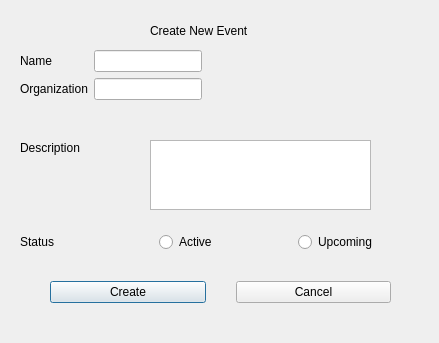
<?xml version="1.0" encoding="UTF-8"?>
<ui version="4.0">
 <class>eventCreateWindow</class>
 <widget class="QDialog" name="eventCreateWindow">
  <property name="geometry">
   <rect>
    <x>0</x>
    <y>0</y>
    <width>439</width>
    <height>343</height>
   </rect>
  </property>
  <property name="windowTitle">
   <string>Dialog</string>
  </property>
  <widget class="QLabel" name="eventCreateLabel">
   <property name="geometry">
    <rect>
     <x>150</x>
     <y>10</y>
     <width>201</width>
     <height>41</height>
    </rect>
   </property>
   <property name="text">
    <string>Create New Event</string>
   </property>
  </widget>
  <widget class="QWidget" name="layoutWidget">
   <property name="geometry">
    <rect>
     <x>20</x>
     <y>50</y>
     <width>401</width>
     <height>61</height>
    </rect>
   </property>
   <layout class="QFormLayout" name="formLayout">
    <property name="sizeConstraint">
     <enum>QLayout::SetFixedSize</enum>
    </property>
    <property name="topMargin">
     <number>0</number>
    </property>
    <item row="0" column="0">
     <widget class="QLabel" name="nameLabel">
      <property name="text">
       <string>Name</string>
      </property>
     </widget>
    </item>
    <item row="0" column="1">
     <widget class="QLineEdit" name="nameTF"/>
    </item>
    <item row="1" column="0">
     <widget class="QLabel" name="orgLabel">
      <property name="text">
       <string>Organization</string>
      </property>
     </widget>
    </item>
    <item row="1" column="1">
     <widget class="QLineEdit" name="orgTF"/>
    </item>
   </layout>
  </widget>
  <widget class="QLabel" name="descriptionLabel">
   <property name="geometry">
    <rect>
     <x>20</x>
     <y>140</y>
     <width>111</width>
     <height>16</height>
    </rect>
   </property>
   <property name="text">
    <string>Description</string>
   </property>
  </widget>
  <widget class="QPlainTextEdit" name="descrTextEdit">
   <property name="geometry">
    <rect>
     <x>150</x>
     <y>140</y>
     <width>221</width>
     <height>70</height>
    </rect>
   </property>
   <property name="sizePolicy">
    <sizepolicy hsizetype="Fixed" vsizetype="Fixed">
     <horstretch>0</horstretch>
     <verstretch>0</verstretch>
    </sizepolicy>
   </property>
  </widget>
  <widget class="QWidget" name="layoutWidget">
   <property name="geometry">
    <rect>
     <x>20</x>
     <y>280</y>
     <width>401</width>
     <height>25</height>
    </rect>
   </property>
   <layout class="QHBoxLayout" name="horizontalLayout">
    <property name="spacing">
     <number>30</number>
    </property>
    <property name="leftMargin">
     <number>30</number>
    </property>
    <property name="rightMargin">
     <number>30</number>
    </property>
    <item>
     <widget class="QPushButton" name="createButton">
      <property name="text">
       <string>Create</string>
      </property>
     </widget>
    </item>
    <item>
     <widget class="QPushButton" name="cancelButton">
      <property name="text">
       <string>Cancel</string>
      </property>
     </widget>
    </item>
   </layout>
  </widget>
  <widget class="QWidget" name="layoutWidget">
   <property name="geometry">
    <rect>
     <x>20</x>
     <y>230</y>
     <width>411</width>
     <height>24</height>
    </rect>
   </property>
   <layout class="QHBoxLayout" name="horizontalLayout_3">
    <property name="spacing">
     <number>6</number>
    </property>
    <item>
     <widget class="QLabel" name="statusLabel">
      <property name="text">
       <string>Status</string>
      </property>
     </widget>
    </item>
    <item>
     <widget class="QRadioButton" name="activeRadioButton">
      <property name="text">
       <string>Active</string>
      </property>
     </widget>
    </item>
    <item>
     <widget class="QRadioButton" name="upcomingRadioButton">
      <property name="text">
       <string>Upcoming</string>
      </property>
     </widget>
    </item>
   </layout>
  </widget>
 </widget>
 <resources/>
 <connections/>
</ui>
